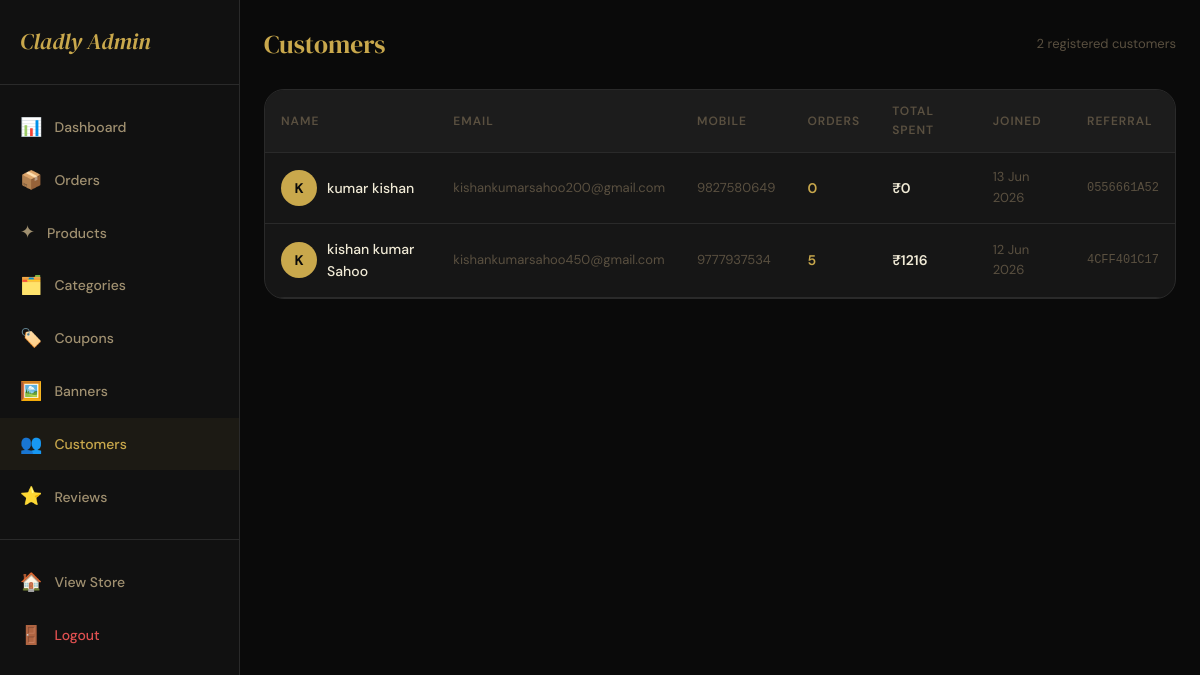
Page /admin-panel/customers/ (signed in) on the committed database.
### store/models.py (models this page shows, shortened)
class User(AbstractBaseUser, PermissionsMixin):
    full_name = models.CharField(max_length=150)
    email = models.EmailField(unique=True)
    mobile = models.CharField(max_length=15, unique=True, null=True, blank=True)
    is_active = models.BooleanField(default=True)
    is_staff = models.BooleanField(default=False)
    date_joined = models.DateTimeField(default=timezone.now)
    profile_image = models.ImageField(upload_to='profiles/', null=True, blank=True)
    referral_code = models.CharField(max_length=20, unique=True, blank=True)
    referred_by = models.ForeignKey('self', null=True, blank=True, on_delete=models.SET_NULL, related_name='referrals')
    referral_credits = models.DecimalField(max_digits=10, decimal_places=2, default=0)
    USERNAME_FIELD = 'email'
    REQUIRED_FIELDS = ['full_name']
    objects = UserManager()

### store/views.py (the view)
# urls.py: path('admin-panel/customers/', views.admin_customers, name='admin_customers'),
@user_passes_test(is_admin, login_url='/login/')
def admin_customers(request):
    customers = User.objects.filter(is_staff=False).annotate(
        order_count=Count('orders'),
        total_spend=Sum('orders__grand_total'),
    ).order_by('-date_joined')
    return render(request, 'store/admin/customers.html', {'customers': customers})

### store/context_processors.py (called while the page is built)
def cart_wishlist_count(request):
    cart_count = 0
    wishlist_count = 0
    notif_count = 0
    if request.user.is_authenticated:
        cart_count = Cart.objects.filter(user=request.user).count()
        wishlist_count = Wishlist.objects.filter(user=request.user).count()
        notif_count = Notification.objects.filter(user=request.user, is_read=False).count()
    else:
        session_key = request.session.session_key
        if session_key:
            cart_count = Cart.objects.filter(session_key=session_key).count()
    return {
        'cart_count': cart_count,
        'wishlist_count': wishlist_count,
        'notif_count': notif_count,
    }

def categories_list(request):
    categories = Category.objects.filter(is_active=True).order_by('order', 'name')
    return {'nav_categories': categories}

### store/views.py (called while the page is built)
def is_admin(user):
    return user.is_authenticated and user.is_staff

### store/templates/store/admin/customers.html (shortened to what this page needs)
{% extends 'store/admin/base_admin.html' %}
{% block admin_content %}
<div class="admin-header">
  <div class="admin-page-title">Customers</div>
  <div style="font-size:13px;color:var(--text-muted);">{{ customers|length }} registered customers</div>
</div>
<div class="table-wrap">
  <table class="data-table">
    <thead><tr><th>Name</th><th>Email</th><th>Mobile</th><th>Orders</th><th>Total Spent</th><th>Joined</th><th>Referral</th></tr></thead>
    <tbody>
      {% for customer in customers %}
        <tr>
          <td>
            <div style="display:flex;align-items:center;gap:10px;">
              <div style="width:36px;height:36px;border-radius:50%;background:var(--gold);color:var(--black);display:flex;align-items:center;justify-content:center;font-weight:700;font-size:14px;flex-shrink:0;">
                {{ customer.full_name|first|upper }}
              </div>
              <span style="font-weight:500;">{{ customer.full_name }}</span>
            </div>
          </td>
          <td style="color:var(--text-muted);font-size:13px;">{{ customer.email }}</td>
          <td style="color:var(--text-muted);font-size:13px;">{{ customer.mobile|default:"—" }}</td>
          <td style="color:var(--gold);font-weight:600;">{{ customer.order_count }}</td>
          <td style="font-weight:600;">₹{{ customer.total_spend|floatformat:0|default:"0" }}</td>
          <td style="color:var(--text-muted);font-size:13px;">{{ customer.date_joined|date:"d M Y" }}</td>
          <td style="font-family:monospace;font-size:12px;color:var(--text-muted);">{{ customer.referral_code }}</td>
        </tr>
      {% empty %}
        <tr><td colspan="7" style="text-align:center;padding:40px;color:var(--text-muted);">No customers yet.</td></tr>
      {% endfor %}
    </tbody>
  </table>
</div>
{% endblock %}

### store/static/store/css/main.css (style rules this page uses)
:root { --gold: #C9A84C; --gold-light: #E8C96A; --gold-dark: #A07830; --gold-pale: #F5EDD6; --black: #0A0A0A; --black-soft: #111111; --black-card: #161616; --surface: #1C1C1C; --border: #2A2A2A; --border-gold: rgba(201,168,76,0.25); --text-primary: #F0EAD6; --text-secondary: #A09070; --text-muted: #5A5040; --white: #FFFFFF; --error: #E05050; --success: #50B878; --warning: #E0A050; --font-display: 'DM Serif Display', 'Playfair Display', Georgia, serif; --font-body: 'DM Sans', system-ui, sans-serif; --radius-sm: 6px; --radius: 12px; --radius-lg: 20px; --radius-xl: 32px; --shadow-gold: 0 4px 24px rgba(201,168,76,0.15); --shadow-deep: 0 8px 40px rgba(0,0,0,0.6); --shadow-card: 0 2px 16px rgba(0,0,0,0.4); --transition: 0.3s cubic-bezier(0.4, 0, 0.2, 1); }
body, .navbar, .category-nav, .product-card, .cart-item, .form-card, .checkout-section, .admin-sidebar, .stat-card, .table-wrap, footer.footer { transition: background-color 0.3s ease, border-color 0.3s ease, color 0.3s ease; }
*, *::before, *::after { box-sizing: border-box; margin: 0; padding: 0; }
html { scroll-behavior: smooth; -webkit-text-size-adjust: 100%; }
body { font-family: var(--font-body); background: var(--black); color: var(--text-primary); font-size: 15px; line-height: 1.6; overflow-x: hidden; }
.admin-header { display: flex; justify-content: space-between; align-items: center; margin-bottom: 24px; }
.admin-page-title { font-family: var(--font-display); font-size: 1.6rem; color: var(--gold); }
.data-table { width: 100%; border-collapse: collapse; }
.data-table th { background: var(--surface); padding: 12px 16px; text-align: left; font-size: 12px; color: var(--text-muted); font-weight: 600; text-transform: uppercase; letter-spacing: 1px; border-bottom: 1px solid var(--border); }
.data-table td { padding: 14px 16px; border-bottom: 1px solid var(--border); font-size: 14px; vertical-align: middle; }
.table-wrap { background: var(--black-card); border: 1px solid var(--border); border-radius: var(--radius-lg); overflow: hidden; overflow-x: auto; }

### rows in the picture
User: full_name|first "K", full_name "kumar kishan", email "kishankumarsahoo200@gmail.com", mobile "9827580649", order_count "0", total_spend "0", date_joined "13 Jun 2026", referral_code "0556661A52"
User: full_name|first "K", full_name "kishan kumar Sahoo", email "kishankumarsahoo450@gmail.com", mobile "9777937534", order_count "5", total_spend "1216", date_joined "12 Jun 2026", referral_code "4CFF401C17"

### other values in the picture
{{ customers|length }} "2"
